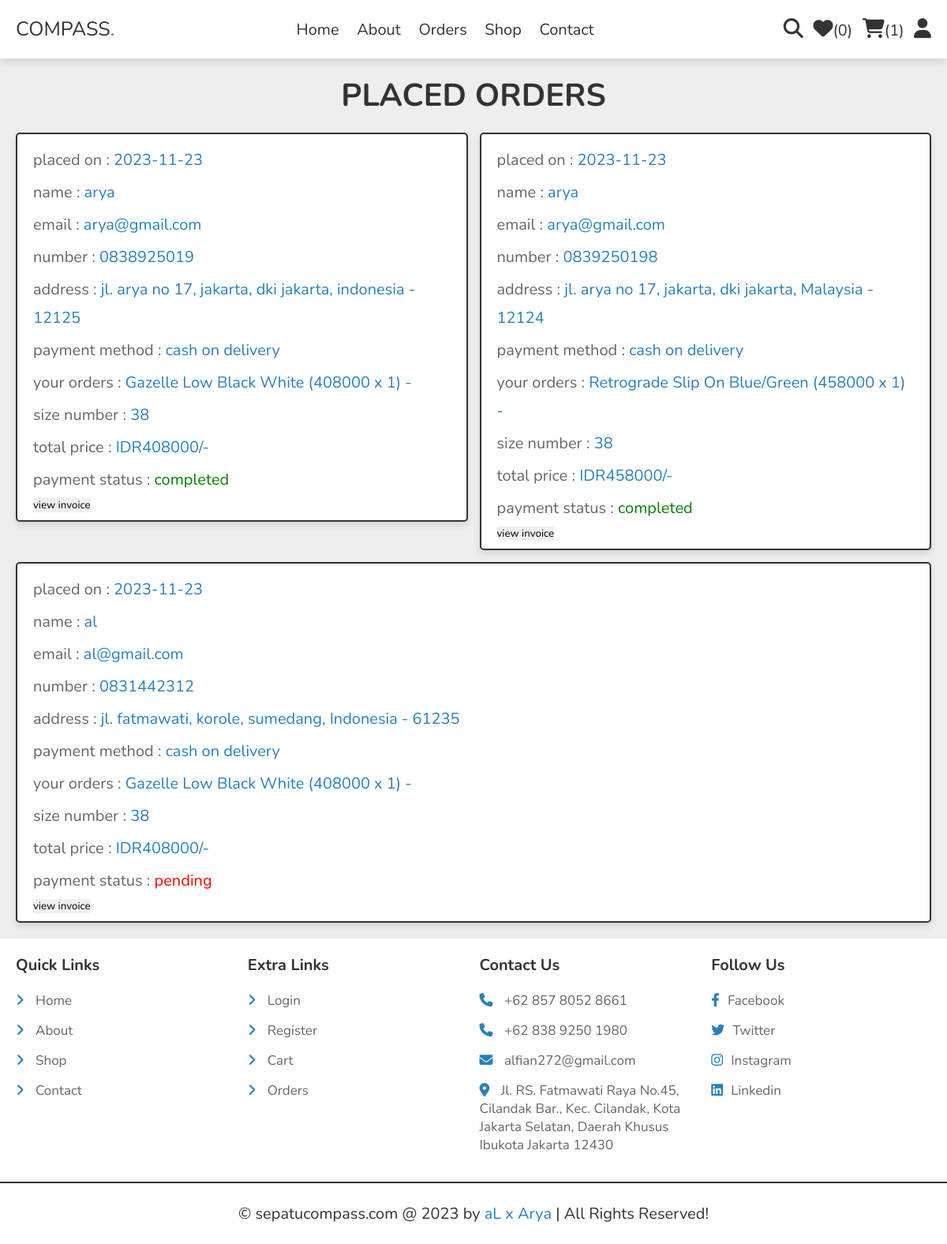
Screenshot of /orders.php (signed in) with the database file from the repository.
### tables this page shows
CREATE TABLE `orders` (
  `id` int(100) NOT NULL,
  `user_id` int(100) NOT NULL,
  `name` varchar(20) NOT NULL,
  `number` varchar(10) NOT NULL,
  `email` varchar(50) NOT NULL,
  `method` varchar(50) NOT NULL,
  `address` varchar(500) NOT NULL,
  `total_products` varchar(1000) NOT NULL,
  `size` varchar(255) NOT NULL,
  `total_price` int(100) NOT NULL,
  `placed_on` date NOT NULL DEFAULT current_timestamp(),
  `payment_status` varchar(20) NOT NULL DEFAULT 'pending'
);

### orders.php (the view, shortened to what this page needs)
<?php
include 'components/connect.php';
if(isset($_SESSION['user_id'])){
   $user_id = $_SESSION['user_id'];
}else{
   $user_id = '';
};
?>
<!DOCTYPE html>
<html lang="en">
<head>
   <link rel="stylesheet" href="https://cdnjs.cloudflare.com/ajax/libs/font-awesome/6.1.1/css/all.min.css">
   <link rel="stylesheet" href="css/style.css">
</head>
<body>
<?php include 'components/user_header.php'; ?>
<section class="orders">
   <h1 class="heading">placed orders</h1>
   <div class="box-container">
   <?php
      if($user_id == ''){
         echo '<p class="empty">please login to see your orders</p>';
      }else{
         $select_orders = $conn->prepare("SELECT * FROM `orders` WHERE user_id = ?");
         $select_orders->execute([$user_id]);
         if($select_orders->rowCount() > 0){
            while($fetch_orders = $select_orders->fetch(PDO::FETCH_ASSOC)){
   ?>
   <div class="box">
      <p>placed on : <span><?= $fetch_orders['placed_on']; ?></span></p>
      <p>name : <span><?= $fetch_orders['name']; ?></span></p>
      <p>email : <span><?= $fetch_orders['email']; ?></span></p>
      <p>number : <span><?= $fetch_orders['number']; ?></span></p>
      <p>address : <span><?= $fetch_orders['address']; ?></span></p>
      <p>payment method : <span><?= $fetch_orders['method']; ?></span></p>
      <p>your orders : <span><?= $fetch_orders['total_products']; ?></span></p>
      <p>size number : <span><?= $fetch_orders['size']; ?></span></p>
      <p>total price : <span>IDR<?= $fetch_orders['total_price']; ?>/-</span></p>
      <p> payment status : <span style="color:<?php if($fetch_orders['payment_status'] == 'pending'){ echo 'red'; }else{ echo 'green'; }; ?>"><?= $fetch_orders['payment_status']; ?></span> </p>
      <button onclick="location.href='invoice.php?id=<?= $fetch_orders['id']; ?>';">view invoice</button>
   </div>
   <?php
      }
      }else{
         echo '<p class="empty">no orders placed yet!</p>';
      }
      }
   ?>
   </div>
</section>
<?php include 'components/footer.php'; ?>
</body>
</html>

### components/user_header.php (shortened to what this page needs)
<header class="header">
   <section class="flex">
      <a href="home.php" class="logo">COMPASS<span>.</span></a>
      <nav class="navbar">
         <a href="home.php">Home</a>
         <a href="about.php">About</a>
         <a href="orders.php">Orders</a>
         <a href="shop.php">Shop</a>
         <a href="contact.php">Contact</a>
      </nav>
      <div class="icons">
         <?php
            $count_wishlist_items = $conn->prepare("SELECT * FROM `wishlist` WHERE user_id = ?");
            $count_wishlist_items->execute([$user_id]);
            $total_wishlist_counts = $count_wishlist_items->rowCount();
            $count_cart_items = $conn->prepare("SELECT * FROM `cart` WHERE user_id = ?");
            $count_cart_items->execute([$user_id]);
            $total_cart_counts = $count_cart_items->rowCount();
         ?>
         <a href="search_page.php"><i class="fas fa-search"></i></a>
         <a href="wishlist.php"><i class="fas fa-heart"></i><span>(<?= $total_wishlist_counts; ?>)</span></a>
         <a href="cart.php"><i class="fas fa-shopping-cart"></i><span>(<?= $total_cart_counts; ?>)</span></a>
         <div id="user-btn" class="fas fa-user"></div>
      </div>
   </section>
</header>

### components/footer.php
<footer class="footer">
   <section class="grid">
      <div class="box">
         <h3>quick links</h3>
         <a href="home.php"> <i class="fas fa-angle-right"></i> Home</a>
         <a href="about.php"> <i class="fas fa-angle-right"></i> About</a>
         <a href="shop.php"> <i class="fas fa-angle-right"></i> Shop</a>
         <a href="contact.php"> <i class="fas fa-angle-right"></i> Contact</a>
      </div>
      <div class="box">
         <h3>extra links</h3>
         <a href="user_login.php"> <i class="fas fa-angle-right"></i> Login</a>
         <a href="user_register.php"> <i class="fas fa-angle-right"></i> Register</a>
         <a href="cart.php"> <i class="fas fa-angle-right"></i> Cart</a>
         <a href="orders.php"> <i class="fas fa-angle-right"></i> Orders</a>
      </div>
      <div class="box">
         <h3>contact us</h3>
         <a href="tel:1234567890"><i class="fas fa-phone"></i> +62 857 8052 8661</a>
         <a href="tel:11122233333"><i class="fas fa-phone"></i> +62 838 9250 1980</a>
         <a href="mailto:shaikh@gmail.com"><i class="fas fa-envelope"></i> alfian272@gmail.com</a>
         <a href="https://www.google.com/myplace"><i class="fas fa-map-marker-alt"></i> Jl. RS. Fatmawati Raya No.45, Cilandak Bar., Kec. Cilandak, Kota Jakarta Selatan, Daerah Khusus Ibukota Jakarta 12430 </a>
      </div>
      <div class="box">
         <h3>follow us</h3>
         <a href="#"><i class="fab fa-facebook-f"></i>Facebook</a>
         <a href="#"><i class="fab fa-twitter"></i>Twitter</a>
         <a href="#"><i class="fab fa-instagram"></i>Instagram</a>
         <a href="#"><i class="fab fa-linkedin"></i>Linkedin</a>
      </div>
   </section>
   <div class="credit">&copy; sepatucompass.com @ <?= date('Y'); ?> by <span>aL x Arya</span> | All Rights Reserved!</div>
</footer>

### css/style.css (style rules this page uses)
:root { --main-color:#2980b9; --orange:#f39c12; --red:#e74c3c; --black:#333; --white:#fff; --light-color:#666; --light-bg:#eee; --border:.2rem solid var(--black); --box-shadow:0 .5rem 1rem rgba(0,0,0,.1); }
* { font-family: 'Nunito', sans-serif; margin:0; padding:0; box-sizing: border-box; outline: none; border:none; text-decoration: none; }
html { font-size: 62.5%; overflow-x: hidden; }
body { background-color: var(--light-bg); }
section { padding:2rem; max-width: 1200px; margin:0 auto; }
.heading { font-size: 4rem; color:var(--black); margin-bottom: 2rem; text-align: center; text-transform: uppercase; }
.header { position: sticky; top:0; left:0; right:0; background-color: var(--white); box-shadow: var(--box-shadow); z-index: 1000; }
.header .flex { display: flex; align-items: center; justify-content: space-between; position: relative; }
.header .flex .logo { font-size: 2.5rem; color:var(--black); }
.header .flex .logo span { color:var(--main-color); }
.header .flex .navbar a { margin:0 1rem; font-size: 2rem; color:var(--black); }
.header .flex .icons > * { margin-left: 1rem; font-size: 2.5rem; cursor: pointer; color:var(--black); }
.header .flex .icons a span { font-size: 2rem; }
.orders .box-container { display: flex; flex-wrap: wrap; gap:1.5rem; align-items: flex-start; }
.orders .box-container .box { padding:1rem 2rem; flex:1 1 40rem; border:var(--border); background-color: var(--white); box-shadow: var(--box-shadow); border-radius: .5rem; }
.orders .box-container .box p { margin:.5rem 0; line-height: 1.8; font-size: 2rem; color:var(--light-color); }
.orders .box-container .box p span { color:var(--main-color); }
.footer { background-color: var(--white); }
.footer .grid { display: grid; grid-template-columns: repeat(auto-fit, minmax(27rem, 1fr)); gap:1.5rem; align-items: flex-start; }
.footer .grid .box h3 { font-size: 2rem; color:var(--black); margin-bottom: 2rem; text-transform: capitalize; }
.footer .grid .box a { display: block; margin:1.5rem 0; font-size: 1.7rem; color:var(--light-color); }
.footer .grid .box a i { padding-right: 1rem; color:var(--main-color); transition: .2s linear; }
.footer .credit { text-align: center; padding: 2.5rem 2rem; border-top: var(--border); font-size: 2rem; color:var(--black); }
.footer .credit span { color:var(--main-color); }

### rows the page displays
orders: placed_on "2023-11-23", name "arya", email "arya@gmail.com", number "0838925019", address "jl. arya no 17, jakarta, dki jakarta, indonesia - 12125", method "cash on delivery", total_products "Gazelle Low Black White (408000 x 1) -", size "38", total_price "408000", payment_status "completed"
orders: placed_on "2023-11-23", name "arya", email "arya@gmail.com", number "0839250198", address "jl. arya no 17, jakarta, dki jakarta, Malaysia - 12124", method "cash on delivery", total_products "Retrograde Slip On Blue/Green (458000 x 1) -", size "38", total_price "458000", payment_status "completed"
orders: placed_on "2023-11-23", name "al", email "al@gmail.com", number "0831442312", address "jl. fatmawati, korole, sumedang, Indonesia - 61235", method "cash on delivery", total_products "Gazelle Low Black White (408000 x 1) -", size "38", total_price "408000", payment_status "pending"

### other values shown
$total_wishlist_counts "0"
$total_cart_counts "1"
